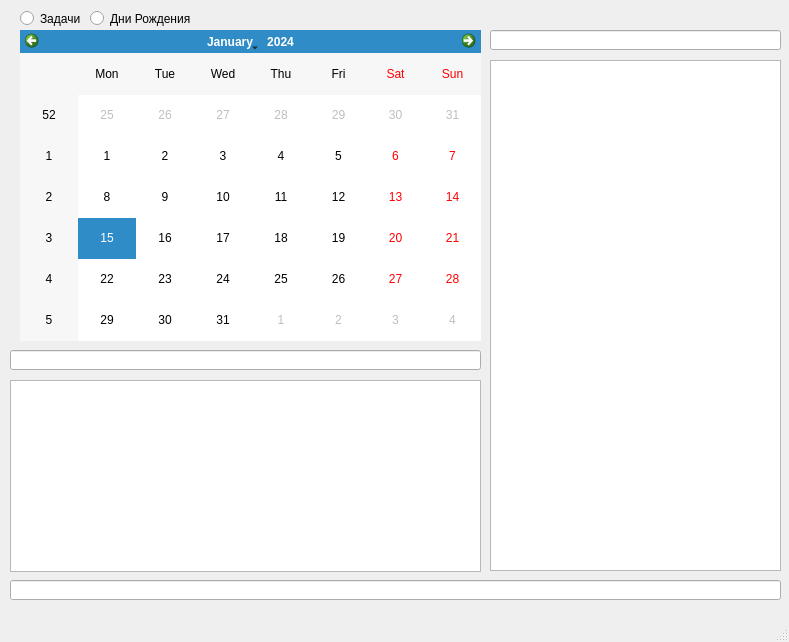
<?xml version="1.0" encoding="UTF-8"?>
<ui version="4.0">
 <class>MainWindow</class>
 <widget class="QMainWindow" name="MainWindow">
  <property name="geometry">
   <rect>
    <x>0</x>
    <y>0</y>
    <width>789</width>
    <height>642</height>
   </rect>
  </property>
  <property name="windowTitle">
   <string>Список дел</string>
  </property>
  <widget class="QWidget" name="centralwidget">
   <widget class="QCalendarWidget" name="calendarWidget">
    <property name="geometry">
     <rect>
      <x>20</x>
      <y>30</y>
      <width>461</width>
      <height>311</height>
     </rect>
    </property>
   </widget>
   <widget class="QTableWidget" name="tableWidget">
    <property name="geometry">
     <rect>
      <x>490</x>
      <y>60</y>
      <width>291</width>
      <height>511</height>
     </rect>
    </property>
   </widget>
   <widget class="QTableWidget" name="tableWidget_2">
    <property name="geometry">
     <rect>
      <x>10</x>
      <y>380</y>
      <width>471</width>
      <height>192</height>
     </rect>
    </property>
   </widget>
   <widget class="QLineEdit" name="lineEdit">
    <property name="geometry">
     <rect>
      <x>10</x>
      <y>350</y>
      <width>471</width>
      <height>20</height>
     </rect>
    </property>
   </widget>
   <widget class="QLineEdit" name="lineEdit_2">
    <property name="geometry">
     <rect>
      <x>490</x>
      <y>30</y>
      <width>291</width>
      <height>20</height>
     </rect>
    </property>
   </widget>
   <widget class="QLineEdit" name="lineEdit_3">
    <property name="geometry">
     <rect>
      <x>10</x>
      <y>580</y>
      <width>771</width>
      <height>20</height>
     </rect>
    </property>
   </widget>
   <widget class="QRadioButton" name="radioButton">
    <property name="geometry">
     <rect>
      <x>20</x>
      <y>10</y>
      <width>82</width>
      <height>17</height>
     </rect>
    </property>
    <property name="text">
     <string>Задачи</string>
    </property>
   </widget>
   <widget class="QRadioButton" name="radioButton_2">
    <property name="geometry">
     <rect>
      <x>90</x>
      <y>10</y>
      <width>101</width>
      <height>17</height>
     </rect>
    </property>
    <property name="text">
     <string>Дни Рождения</string>
    </property>
   </widget>
  </widget>
  <widget class="QMenuBar" name="menubar">
   <property name="geometry">
    <rect>
     <x>0</x>
     <y>0</y>
     <width>789</width>
     <height>21</height>
    </rect>
   </property>
  </widget>
  <widget class="QStatusBar" name="statusbar"/>
 </widget>
 <resources/>
 <connections/>
</ui>
